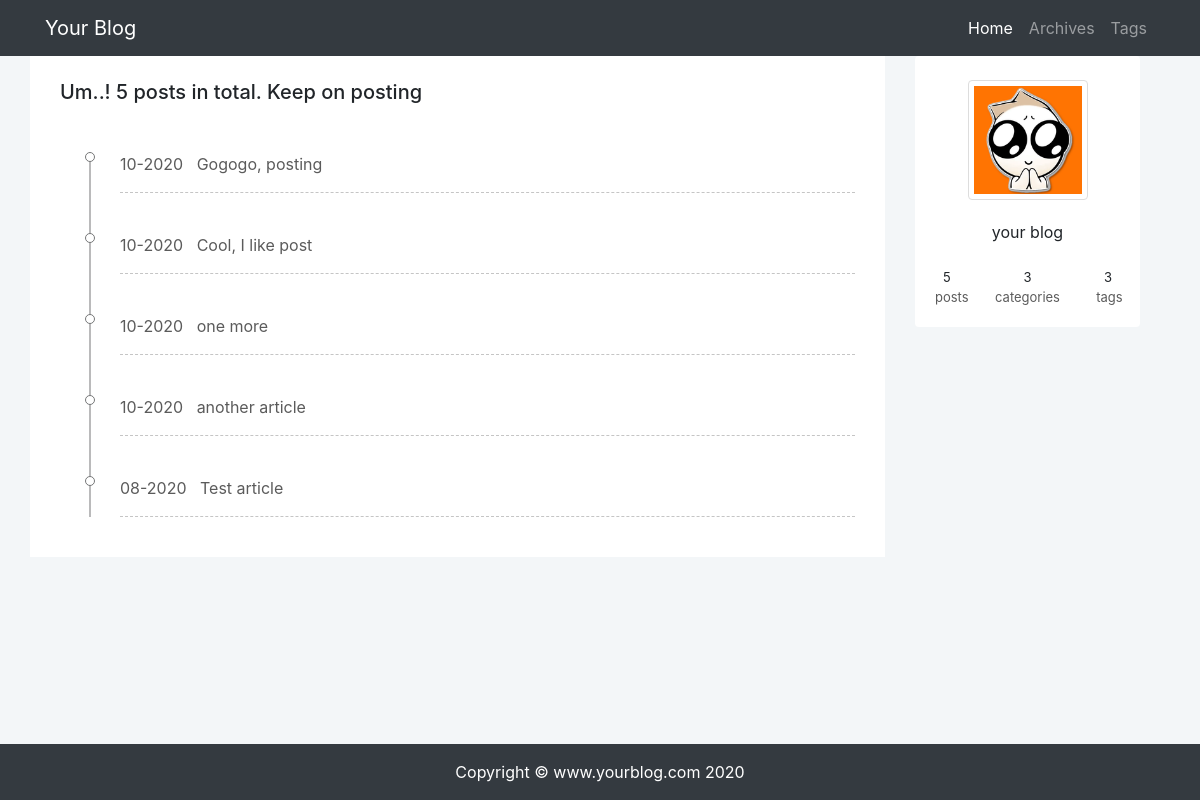
The page /article/article-archives/ on the database as committed earlier.
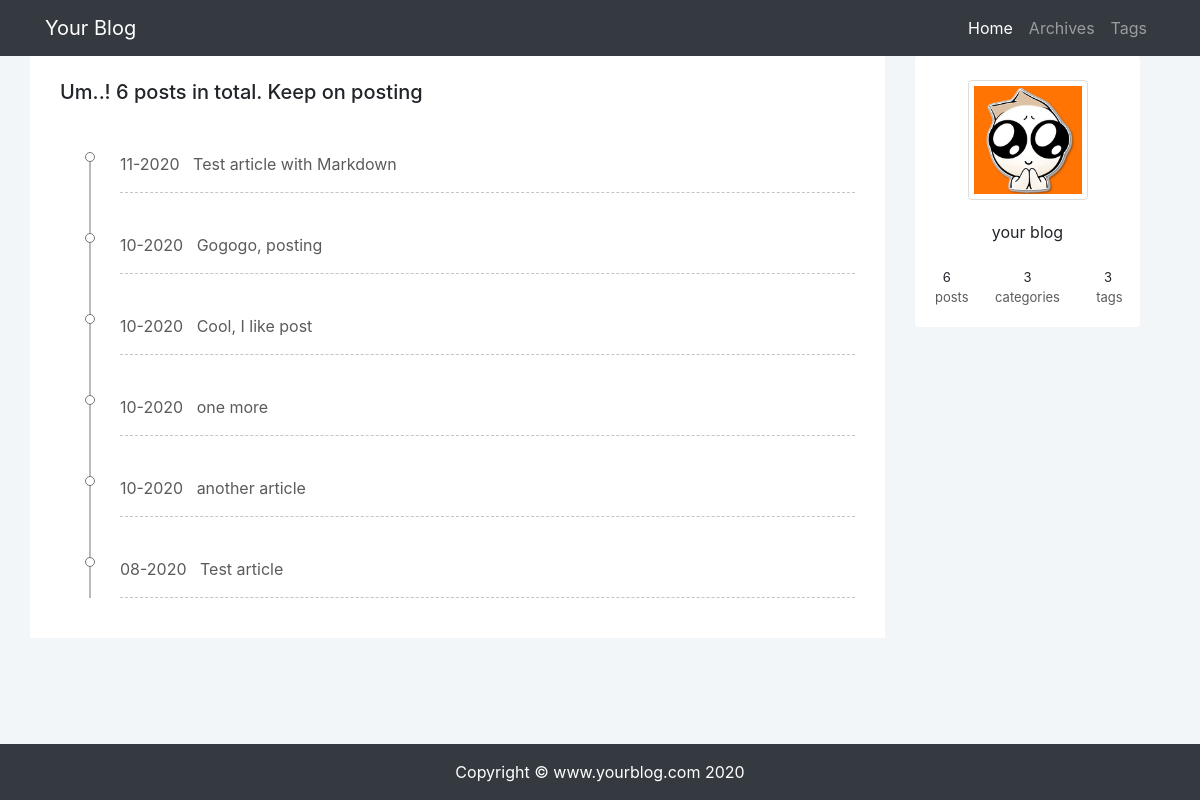
The same page on the database as committed later.
### article/models.py (models this page shows, shortened)
class ArticlePost(models.Model):
    title = models.CharField(max_length=100)
    body = models.TextField()
    created = models.DateTimeField(default=timezone.now)
    updated = models.DateTimeField(auto_now=True)
    category = models.ForeignKey(
        ArticleCategory,
        null=True,
        blank=True,
        on_delete=models.CASCADE,
        related_name='article'
    )
    tags = TaggableManager(blank=True)
    class Meta:
        ordering = ('-created',)

### article/views.py (the view)
# urls.py: path('article-archives/', views.article_archives, name='article_archives'),
def article_archives(request):
    article_list = ArticlePost.objects.all()
    paginator = Paginator(article_list, 10)
    page = request.GET.get('page')
    articles = paginator.get_page(page)
    context = {'articles': articles, 'total': article_list.count, 'stats': article_stats(),}
    return render(request, 'article/archives.html', context)

### article/views.py (called while the page is built)
def article_stats():
    article_list = ArticlePost.objects.all()
    tags = Tag.objects.all()
    category_list = ArticleCategory.objects.all()
    stats_context = {
        'article_count': len(article_list),
        'tag_count': len(tags),
        'category_count': len(category_list),
    }
    return stats_context

### templates/article/archives.html
{% extends "base.html" %}
{% load staticfiles %}
{% block content %}
<div class="container">
    <div class="row mt-4 ">
        <div class="col-12">
            <h5 class="mb-4">Um..! {{ total }} posts in total. Keep on posting</h5>
            <ul class="post_timeline">
                {% for article in articles %}
                <li>
                    <a style="color: #5b5b5b;"
                        href="{% url 'article:article_detail' article.id %}">{{ article.created|date:'m-Y' }}&nbsp;&nbsp;&nbsp;{{ article.title }}</a>
                    <hr style="border-top:1px dashed #c5c5c5;">
                </li>
                {% endfor %}
            </ul>
        </div>
    </div>
</div>
{% endblock content %}

Rows that differ between the two databases and show on the page:
added ArticlePost: created "11-2020", title "Test article with Markdown"
Other text that changed with them:
{{ total }}: "5" → "6"
{{ stats.article_count }}: "5" → "6"
